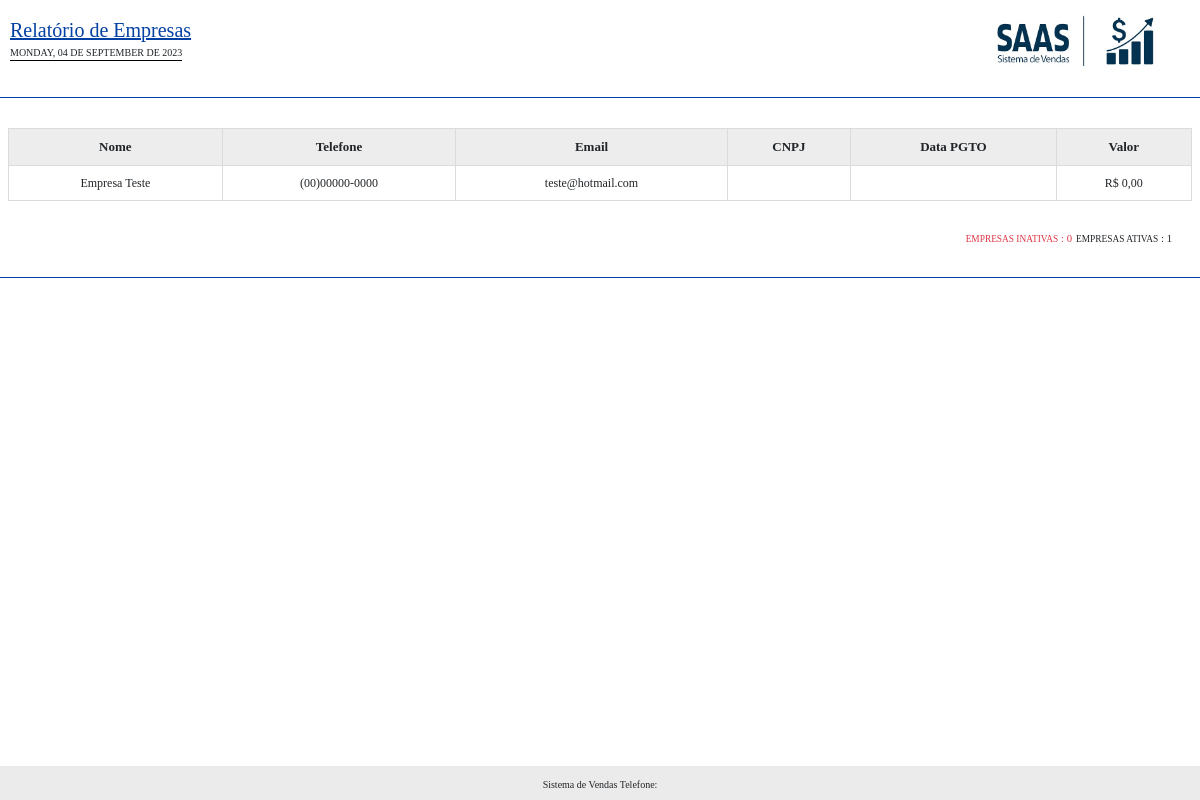
The page /rel/empresas.php on the database its author committed.
### tables this page shows
CREATE TABLE `empresas` (
  `id` int(11) NOT NULL,
  `nome` varchar(50) NOT NULL,
  `telefone` varchar(20) NOT NULL,
  `email` varchar(50) DEFAULT NULL,
  `cpf` varchar(20) DEFAULT NULL,
  `cnpj` varchar(20) DEFAULT NULL,
  `ativo` varchar(5) NOT NULL,
  `data_cad` date DEFAULT NULL,
  `data_pgto` date DEFAULT NULL,
  `valor` decimal(8,2) DEFAULT NULL,
  `endereco` varchar(100) DEFAULT NULL,
  `teste` varchar(5) DEFAULT NULL
);

CREATE TABLE `config` (
  `id` int(11) NOT NULL,
  `empresa` int(11) NOT NULL,
  `nome_sistema` varchar(50) NOT NULL,
  `telefone_sistema` varchar(20) DEFAULT NULL,
  `email_sistema` varchar(50) DEFAULT NULL,
  `tipo_rel` varchar(5) NOT NULL,
  `dias_bloqueio` int(11) NOT NULL,
  `msg_bloqueio` varchar(255) DEFAULT NULL,
  `foto_rel` varchar(100) DEFAULT NULL,
  `tipo_desconto` varchar(20) DEFAULT NULL,
  `comissao` int(11) NOT NULL,
  `endereco_sistema` varchar(100) DEFAULT NULL,
  `cnpj_sistema` varchar(25) DEFAULT NULL,
  `teste` varchar(5) NOT NULL,
  `dias_teste` int(11) NOT NULL,
  `horario_mensagens` time NOT NULL,
  `data` date DEFAULT NULL,
  `token` varchar(100) DEFAULT NULL
);

### conexao.php (called while the page is built, shortened)
<?php
$url_sistema = "http://$_SERVER[HTTP_HOST]/";
$url = explode("//", $url_sistema);
if($url[1] == 'localhost/'){
	$url_sistema = "http://$_SERVER[HTTP_HOST]/vendas/";
}
 ?>

### rel/empresas.php (the view, shortened to what this page needs)
<?php
include('../conexao.php');
$query = $pdo->query("SELECT * FROM config WHERE empresa = 0");
$res = $query->fetchAll(PDO::FETCH_ASSOC);
$nome_sistema = $res[0]['nome_sistema'];
$telefone_sistema = $res[0]['telefone_sistema'];
$data_hoje = utf8_encode(strftime('%A, %d de %B de %Y', strtotime('today')));
?>
<!DOCTYPE html>
<html>
<head>
	<link href="https://cdn.jsdelivr.net/npm/bootstrap@5.0.0/dist/css/bootstrap.min.css" rel="stylesheet">
</head>
<body>
	<div class="titulo_cab titulo_img"><u>Relatório de Empresas </u></div>
	<div class="data_img"><?php echo mb_strtoupper($data_hoje) ?></div>
	<img class="imagem" src="<?php echo $url_sistema ?>img/logo-rel.jpg">
	<br><br><br>
	<div class="cabecalho" style="border-bottom: solid 1px #0340a3">
	</div>
	<div class="mx-2" >
		<?php
		$query = $pdo->query("SELECT * FROM empresas ORDER BY id desc");
	$res = $query->fetchAll(PDO::FETCH_ASSOC);
	$total_reg = @count($res);
	if($total_reg > 0){
		 ?>
	<table class="table table-striped borda" cellpadding="6">
  <thead>
    <tr align="center">
      <th>Nome</th>
		<th class="esc">Telefone</th>
		<th class="esc">Email</th>
		<th class="esc">CNPJ</th>
		<th class="esc">Data PGTO</th>
		<th class="esc">Valor</th>
    </tr>
  </thead>
  <tbody>
  	<?php
  	$emp_ativas = 0;
  	$emp_inativas = 0;
  	for($i=0; $i < $total_reg; $i++){
$nome = $res[$i]['nome'];
$telefone = $res[$i]['telefone'];
$email = $res[$i]['email'];
$cnpj = $res[$i]['cnpj'];
$ativo = $res[$i]['ativo'];
$data_pgto = $res[$i]['data_pgto'];
$valor = $res[$i]['valor'];
$valorF = number_format($valor, 2, ',', '.');
$data_pgtoF = implode('/', array_reverse(explode('-', $data_pgto)));
if($ativo == 'Sim'){
	$classe_ativo = '';
	$emp_ativas += 1;
}else{
	$icone = 'fa-square-o';
	$titulo_link = 'Ativar Item';
	$acao = 'Sim';
	$classe_ativo = '#c4c4c4';
	$emp_inativas += 1;
}
  	 ?>
    <tr align="center" class="<?php echo $alerta_estoque ?>">
      <tr style="color:<?php echo $classe_ativo ?>">
<td><?php echo $nome ?></td>
<td class="esc"><?php echo $telefone ?></td>
<td class="esc"><?php echo $email ?></td>
<td class="esc"><?php echo $cnpj ?></td>
<td class="esc"><?php echo $data_pgtoF ?></td>
<td class="esc">R$ <?php echo $valorF ?></td>
    </tr>
<?php } ?>
  </tbody>
</table>
<?php }else{
echo 'Não possuem registros para serem exibidos!';
exit();
} ?>
	</div>
	<div class="col-md-12 p-2">
		<div class="" align="right" style="margin-right: 20px">
			<span class="text-danger"> <small><small><small><small>EMPRESAS INATIVAS</small> : <?php echo @$emp_inativas ?></small></small></small>  </span>
		<span class=""> <small><small><small><small>EMPRESAS ATIVAS</small> : <?php echo @$emp_ativas ?></small></small></small>  </span>
		</div>
	</div>
	<div class="cabecalho" style="border-bottom: solid 1px #0340a3">
	</div>
	<div class="footer"  align="center">
		<span style="font-size:10px"><?php echo $nome_sistema ?> Telefone: <?php echo $telefone_sistema ?></span>
	</div>
</body>
</html>

### rel/empresas.php (style rules this page uses)
body { margin-top:5px; font-family:Times, "Times New Roman", Georgia, serif; }
.footer { margin-top:20px; width:100%; background-color: #ebebeb; padding:5px; position:absolute; bottom:0; }
.cabecalho { padding:10px; margin-bottom:30px; width:100%; font-family:Times, "Times New Roman", Georgia, serif; }
.titulo_cab { color:#0340a3; font-size:20px; }
.imagem { width: 190px; position:absolute; right:20px; top:10px; }
.titulo_img { position: absolute; margin-top: 10px; margin-left: 10px; }
.data_img { position: absolute; margin-top: 40px; margin-left: 10px; border-bottom:1px solid #000; font-size: 10px; }
table.borda { border-collapse: collapse; background: #FFF; font-size:12px; vertical-align:middle; }
table.borda td { border: 1px solid #dbdbdb; }
table.borda th { border: 1px solid #dbdbdb; background: #ededed; font-size:13px; }
table { width:100%; text-align: center; }
.text-danger { color:red; }
.mx-2 { margin:0px 10px; }

### rows shown on the page
empresas: nome "Empresa Teste", telefone "(00)00000-0000", email "teste@hotmail.com", valorF "0,00"
config: nome_sistema "Sistema de Vendas"

### other values the page prints
mb_strtoupper($data_hoje) "MONDAY, 04 DE SEPTEMBER DE 2023"
